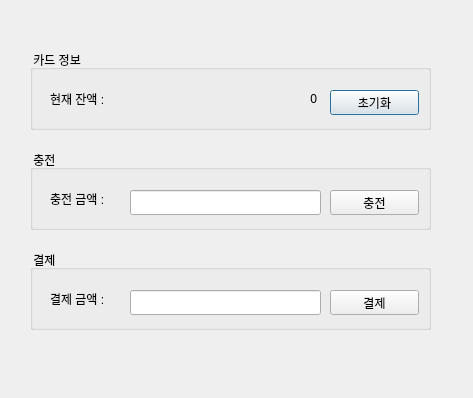
<?xml version="1.0" encoding="UTF-8"?>
<ui version="4.0">
 <class>Dialog</class>
 <widget class="QDialog" name="Dialog">
  <property name="geometry">
   <rect>
    <x>0</x>
    <y>0</y>
    <width>473</width>
    <height>398</height>
   </rect>
  </property>
  <property name="windowTitle">
   <string>Dialog</string>
  </property>
  <widget class="QGroupBox" name="groupBox">
   <property name="geometry">
    <rect>
     <x>30</x>
     <y>50</y>
     <width>401</width>
     <height>80</height>
    </rect>
   </property>
   <property name="title">
    <string> 카드 정보</string>
   </property>
   <widget class="QLabel" name="label">
    <property name="geometry">
     <rect>
      <x>20</x>
      <y>40</y>
      <width>67</width>
      <height>17</height>
     </rect>
    </property>
    <property name="text">
     <string>현재 잔액 :</string>
    </property>
   </widget>
   <widget class="QPushButton" name="resetButton">
    <property name="geometry">
     <rect>
      <x>300</x>
      <y>40</y>
      <width>89</width>
      <height>25</height>
     </rect>
    </property>
    <property name="text">
     <string>초기화</string>
    </property>
   </widget>
   <widget class="QLabel" name="totalLabel">
    <property name="geometry">
     <rect>
      <x>220</x>
      <y>40</y>
      <width>67</width>
      <height>17</height>
     </rect>
    </property>
    <property name="text">
     <string>0</string>
    </property>
    <property name="alignment">
     <set>Qt::AlignRight|Qt::AlignTrailing|Qt::AlignVCenter</set>
    </property>
   </widget>
  </widget>
  <widget class="QGroupBox" name="groupBox_2">
   <property name="geometry">
    <rect>
     <x>30</x>
     <y>150</y>
     <width>401</width>
     <height>80</height>
    </rect>
   </property>
   <property name="title">
    <string> 충전</string>
   </property>
   <widget class="QLabel" name="label_2">
    <property name="geometry">
     <rect>
      <x>20</x>
      <y>40</y>
      <width>67</width>
      <height>17</height>
     </rect>
    </property>
    <property name="text">
     <string>충전 금액 :</string>
    </property>
   </widget>
   <widget class="QLineEdit" name="chargeEdit">
    <property name="geometry">
     <rect>
      <x>100</x>
      <y>40</y>
      <width>191</width>
      <height>25</height>
     </rect>
    </property>
    <property name="alignment">
     <set>Qt::AlignRight|Qt::AlignTrailing|Qt::AlignVCenter</set>
    </property>
   </widget>
   <widget class="QPushButton" name="chargeButton">
    <property name="geometry">
     <rect>
      <x>300</x>
      <y>40</y>
      <width>89</width>
      <height>25</height>
     </rect>
    </property>
    <property name="text">
     <string>충전</string>
    </property>
   </widget>
  </widget>
  <widget class="QGroupBox" name="groupBox_3">
   <property name="geometry">
    <rect>
     <x>30</x>
     <y>250</y>
     <width>401</width>
     <height>80</height>
    </rect>
   </property>
   <property name="title">
    <string> 결제</string>
   </property>
   <widget class="QLabel" name="label_3">
    <property name="geometry">
     <rect>
      <x>20</x>
      <y>40</y>
      <width>67</width>
      <height>17</height>
     </rect>
    </property>
    <property name="text">
     <string>결제 금액 :</string>
    </property>
   </widget>
   <widget class="QLineEdit" name="paymentEdit">
    <property name="geometry">
     <rect>
      <x>100</x>
      <y>40</y>
      <width>191</width>
      <height>25</height>
     </rect>
    </property>
    <property name="alignment">
     <set>Qt::AlignRight|Qt::AlignTrailing|Qt::AlignVCenter</set>
    </property>
   </widget>
   <widget class="QPushButton" name="paymentButton">
    <property name="geometry">
     <rect>
      <x>300</x>
      <y>40</y>
      <width>89</width>
      <height>25</height>
     </rect>
    </property>
    <property name="text">
     <string>결제</string>
    </property>
   </widget>
  </widget>
 </widget>
 <resources/>
 <connections/>
</ui>
